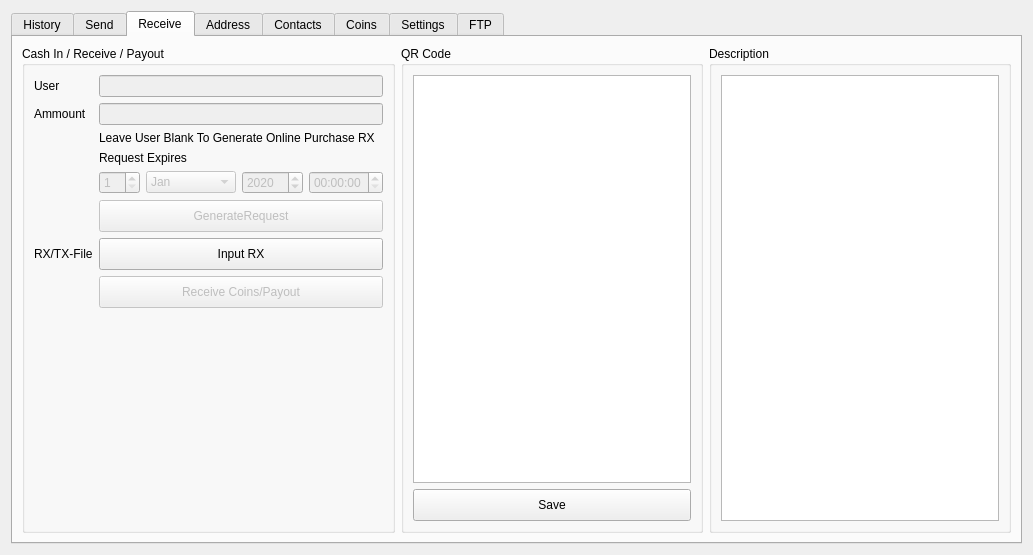
<?xml version="1.0" encoding="UTF-8"?>
<ui version="4.0">
 <class>FormWallet</class>
 <widget class="QWidget" name="FormWallet">
  <property name="geometry">
   <rect>
    <x>0</x>
    <y>0</y>
    <width>1033</width>
    <height>555</height>
   </rect>
  </property>
  <property name="windowTitle">
   <string>Form</string>
  </property>
  <layout class="QVBoxLayout" name="verticalLayout">
   <item>
    <widget class="QTabWidget" name="tabWidget">
     <property name="currentIndex">
      <number>2</number>
     </property>
     <widget class="QWidget" name="tab_History">
      <attribute name="title">
       <string>History</string>
      </attribute>
      <layout class="QVBoxLayout" name="verticalLayout_2">
       <item>
        <widget class="QGroupBox" name="groupBox_10">
         <property name="title">
          <string>Coin Status and Transactions</string>
         </property>
         <layout class="QHBoxLayout" name="horizontalLayout_4">
          <item>
           <widget class="QLabel" name="status_11">
            <property name="text">
             <string>Status</string>
            </property>
           </widget>
          </item>
          <item>
           <widget class="QLineEdit" name="hist_txt_status">
            <property name="text">
             <string>Online / Offline Storage</string>
            </property>
           </widget>
          </item>
          <item>
           <widget class="QLabel" name="label_12">
            <property name="text">
             <string>Maturing Progress</string>
            </property>
           </widget>
          </item>
          <item>
           <widget class="QProgressBar" name="hist_pg_mature">
            <property name="value">
             <number>0</number>
            </property>
           </widget>
          </item>
          <item>
           <widget class="QLabel" name="label_13">
            <property name="text">
             <string>Avalability</string>
            </property>
           </widget>
          </item>
          <item>
           <widget class="QProgressBar" name="hist_pg_avalability">
            <property name="value">
             <number>0</number>
            </property>
           </widget>
          </item>
          <item>
           <widget class="QPushButton" name="hist_btn_Check">
            <property name="minimumSize">
             <size>
              <width>0</width>
              <height>32</height>
             </size>
            </property>
            <property name="text">
             <string>Check</string>
            </property>
           </widget>
          </item>
          <item>
           <widget class="QPushButton" name="hist_btn_Update">
            <property name="minimumSize">
             <size>
              <width>100</width>
              <height>32</height>
             </size>
            </property>
            <property name="maximumSize">
             <size>
              <width>16777215</width>
              <height>16777215</height>
             </size>
            </property>
            <property name="text">
             <string>Update Verify</string>
            </property>
           </widget>
          </item>
         </layout>
        </widget>
       </item>
       <item>
        <widget class="QTableWidget" name="hist_HistoryList">
         <property name="styleSheet">
          <string notr="true"/>
         </property>
         <column>
          <property name="text">
           <string>Date</string>
          </property>
         </column>
         <column>
          <property name="text">
           <string>Rx/tx</string>
          </property>
         </column>
         <column>
          <property name="text">
           <string>ID</string>
          </property>
         </column>
         <column>
          <property name="text">
           <string>Ammount</string>
          </property>
         </column>
         <column>
          <property name="text">
           <string>ContactName</string>
          </property>
         </column>
        </widget>
       </item>
      </layout>
     </widget>
     <widget class="QWidget" name="tab_Send">
      <attribute name="title">
       <string>Send</string>
      </attribute>
      <layout class="QHBoxLayout" name="horizontalLayout">
       <item>
        <widget class="QGroupBox" name="groupBox_3">
         <property name="title">
          <string>Send Coin</string>
         </property>
         <layout class="QGridLayout" name="gridLayout_7">
          <item row="0" column="1">
           <widget class="QLabel" name="label_35">
            <property name="text">
             <string>candidates/votes use the uer field</string>
            </property>
           </widget>
          </item>
          <item row="8" column="1">
           <widget class="QPushButton" name="snd_btn_SendCoins">
            <property name="minimumSize">
             <size>
              <width>0</width>
              <height>32</height>
             </size>
            </property>
            <property name="text">
             <string>Give Coins</string>
            </property>
           </widget>
          </item>
          <item row="3" column="0">
           <widget class="QLabel" name="label_23">
            <property name="text">
             <string>Ammount</string>
            </property>
           </widget>
          </item>
          <item row="9" column="1">
           <spacer name="verticalSpacer_2">
            <property name="orientation">
             <enum>Qt::Vertical</enum>
            </property>
            <property name="sizeHint" stdset="0">
             <size>
              <width>20</width>
              <height>40</height>
             </size>
            </property>
           </spacer>
          </item>
          <item row="2" column="1">
           <widget class="QLineEdit" name="snd_txt_fromUserEmail"/>
          </item>
          <item row="7" column="1">
           <widget class="QPushButton" name="snd_btn_GenerateTX">
            <property name="minimumSize">
             <size>
              <width>0</width>
              <height>32</height>
             </size>
            </property>
            <property name="text">
             <string>Generate TX file</string>
            </property>
           </widget>
          </item>
          <item row="6" column="0">
           <widget class="QLabel" name="label_33">
            <property name="text">
             <string>to User</string>
            </property>
           </widget>
          </item>
          <item row="2" column="0">
           <widget class="QLabel" name="label_24">
            <property name="text">
             <string>User email</string>
            </property>
           </widget>
          </item>
          <item row="3" column="1">
           <widget class="QLineEdit" name="snd_txt_fromAmount"/>
          </item>
          <item row="4" column="1">
           <widget class="QLabel" name="label_34">
            <property name="text">
             <string>if blank goes comes from rcoins for admin</string>
            </property>
           </widget>
          </item>
          <item row="6" column="1">
           <widget class="QLineEdit" name="snd_txt_toUserEmail">
            <property name="text">
             <string/>
            </property>
           </widget>
          </item>
         </layout>
        </widget>
       </item>
       <item>
        <widget class="QGroupBox" name="groupBox_9">
         <property name="title">
          <string>QrCode</string>
         </property>
         <layout class="QGridLayout" name="gridLayout_20">
          <item row="0" column="0">
           <widget class="QGraphicsView" name="snd_QRView"/>
          </item>
          <item row="1" column="0">
           <widget class="QPushButton" name="snd_btn_QRSave">
            <property name="minimumSize">
             <size>
              <width>0</width>
              <height>32</height>
             </size>
            </property>
            <property name="text">
             <string>Save</string>
            </property>
           </widget>
          </item>
         </layout>
        </widget>
       </item>
      </layout>
     </widget>
     <widget class="QWidget" name="tab_Receive">
      <attribute name="title">
       <string>Receive</string>
      </attribute>
      <layout class="QHBoxLayout" name="horizontalLayout_2">
       <item>
        <widget class="QGroupBox" name="groupBox_5">
         <property name="title">
          <string>Cash In / Receive / Payout</string>
         </property>
         <layout class="QGridLayout" name="gridLayout_11">
          <item row="0" column="0">
           <widget class="QLabel" name="label_25">
            <property name="text">
             <string>User</string>
            </property>
           </widget>
          </item>
          <item row="2" column="1">
           <widget class="QLabel" name="label_6">
            <property name="text">
             <string>Leave User Blank To Generate Online Purchase RX</string>
            </property>
           </widget>
          </item>
          <item row="3" column="1">
           <widget class="QLabel" name="label_3">
            <property name="text">
             <string>Request Expires</string>
            </property>
           </widget>
          </item>
          <item row="1" column="1">
           <widget class="QLineEdit" name="rcv_txt_fromAmount">
            <property name="enabled">
             <bool>false</bool>
            </property>
           </widget>
          </item>
          <item row="6" column="0">
           <widget class="QLabel" name="label_27">
            <property name="text">
             <string>RX/TX-File</string>
            </property>
           </widget>
          </item>
          <item row="7" column="1">
           <widget class="QPushButton" name="rcv_ReceiveCoins">
            <property name="enabled">
             <bool>false</bool>
            </property>
            <property name="minimumSize">
             <size>
              <width>0</width>
              <height>32</height>
             </size>
            </property>
            <property name="text">
             <string>Receive Coins/Payout</string>
            </property>
           </widget>
          </item>
          <item row="4" column="1">
           <layout class="QHBoxLayout" name="horizontalLayout_9">
            <item>
             <widget class="QSpinBox" name="rcv_spDay">
              <property name="enabled">
               <bool>false</bool>
              </property>
              <property name="minimum">
               <number>1</number>
              </property>
             </widget>
            </item>
            <item>
             <widget class="QComboBox" name="rcv_spMonth">
              <property name="enabled">
               <bool>false</bool>
              </property>
              <item>
               <property name="text">
                <string>Jan</string>
               </property>
              </item>
              <item>
               <property name="text">
                <string>Feb</string>
               </property>
              </item>
              <item>
               <property name="text">
                <string>Mar</string>
               </property>
              </item>
              <item>
               <property name="text">
                <string>April</string>
               </property>
              </item>
              <item>
               <property name="text">
                <string>May</string>
               </property>
              </item>
              <item>
               <property name="text">
                <string>June</string>
               </property>
              </item>
              <item>
               <property name="text">
                <string>July</string>
               </property>
              </item>
              <item>
               <property name="text">
                <string>Aug</string>
               </property>
              </item>
              <item>
               <property name="text">
                <string>September</string>
               </property>
              </item>
              <item>
               <property name="text">
                <string>October</string>
               </property>
              </item>
              <item>
               <property name="text">
                <string>November</string>
               </property>
              </item>
             </widget>
            </item>
            <item>
             <widget class="QSpinBox" name="rcv_spYear">
              <property name="enabled">
               <bool>false</bool>
              </property>
              <property name="maximum">
               <number>15000</number>
              </property>
              <property name="value">
               <number>2020</number>
              </property>
             </widget>
            </item>
            <item>
             <widget class="QTimeEdit" name="rcv_spTime">
              <property name="enabled">
               <bool>false</bool>
              </property>
             </widget>
            </item>
           </layout>
          </item>
          <item row="0" column="1">
           <widget class="QLineEdit" name="rcv_txt_fromUserID">
            <property name="enabled">
             <bool>false</bool>
            </property>
           </widget>
          </item>
          <item row="8" column="1">
           <spacer name="verticalSpacer">
            <property name="orientation">
             <enum>Qt::Vertical</enum>
            </property>
            <property name="sizeHint" stdset="0">
             <size>
              <width>20</width>
              <height>40</height>
             </size>
            </property>
           </spacer>
          </item>
          <item row="6" column="1">
           <widget class="QPushButton" name="rcv_btn_InputRX">
            <property name="minimumSize">
             <size>
              <width>0</width>
              <height>32</height>
             </size>
            </property>
            <property name="text">
             <string>Input RX</string>
            </property>
           </widget>
          </item>
          <item row="1" column="0">
           <widget class="QLabel" name="label_26">
            <property name="text">
             <string>Ammount</string>
            </property>
           </widget>
          </item>
          <item row="5" column="1">
           <widget class="QPushButton" name="rcv_btn_GenerateRX">
            <property name="enabled">
             <bool>false</bool>
            </property>
            <property name="minimumSize">
             <size>
              <width>0</width>
              <height>32</height>
             </size>
            </property>
            <property name="text">
             <string>GenerateRequest</string>
            </property>
           </widget>
          </item>
         </layout>
        </widget>
       </item>
       <item>
        <widget class="QGroupBox" name="groupBox_7">
         <property name="title">
          <string>QR Code</string>
         </property>
         <layout class="QGridLayout" name="gridLayout_18">
          <item row="0" column="0">
           <widget class="QGraphicsView" name="rcv_QRView"/>
          </item>
          <item row="1" column="0">
           <widget class="QPushButton" name="rcv_btn_Save">
            <property name="minimumSize">
             <size>
              <width>0</width>
              <height>32</height>
             </size>
            </property>
            <property name="text">
             <string>Save</string>
            </property>
           </widget>
          </item>
         </layout>
        </widget>
       </item>
       <item>
        <widget class="QGroupBox" name="groupBox_8">
         <property name="title">
          <string>Description</string>
         </property>
         <layout class="QGridLayout" name="gridLayout_19">
          <item row="0" column="0">
           <widget class="QPlainTextEdit" name="rcv_txt_Detail"/>
          </item>
         </layout>
        </widget>
       </item>
      </layout>
     </widget>
     <widget class="QWidget" name="tab_Address">
      <attribute name="title">
       <string>Address</string>
      </attribute>
      <layout class="QVBoxLayout" name="verticalLayout_4">
       <item>
        <widget class="QTableWidget" name="adrs_Table">
         <property name="styleSheet">
          <string notr="true"/>
         </property>
         <column>
          <property name="text">
           <string>Address</string>
          </property>
         </column>
         <column>
          <property name="text">
           <string>Ammount</string>
          </property>
         </column>
         <column>
          <property name="text">
           <string>Class</string>
          </property>
         </column>
         <column>
          <property name="text">
           <string>Date</string>
          </property>
         </column>
        </widget>
       </item>
       <item>
        <widget class="QGroupBox" name="groupBox_6">
         <property name="title">
          <string>Addresses</string>
         </property>
         <layout class="QVBoxLayout" name="verticalLayout_3">
          <item>
           <layout class="QHBoxLayout" name="horizontalLayout_3">
            <item>
             <widget class="QLineEdit" name="adrs_txt_User"/>
            </item>
            <item>
             <widget class="QPushButton" name="adrs_btn_Search">
              <property name="minimumSize">
               <size>
                <width>0</width>
                <height>32</height>
               </size>
              </property>
              <property name="text">
               <string>Search</string>
              </property>
             </widget>
            </item>
            <item>
             <widget class="QPushButton" name="adrs_btn_Add">
              <property name="minimumSize">
               <size>
                <width>0</width>
                <height>32</height>
               </size>
              </property>
              <property name="text">
               <string>Add</string>
              </property>
             </widget>
            </item>
            <item>
             <widget class="QPushButton" name="adrs_btn_Remove">
              <property name="minimumSize">
               <size>
                <width>0</width>
                <height>32</height>
               </size>
              </property>
              <property name="text">
               <string>Remove</string>
              </property>
             </widget>
            </item>
           </layout>
          </item>
          <item>
           <widget class="QTreeView" name="adrs_List"/>
          </item>
         </layout>
        </widget>
       </item>
      </layout>
     </widget>
     <widget class="QWidget" name="tab_Contacts">
      <attribute name="title">
       <string>Contacts</string>
      </attribute>
      <layout class="QVBoxLayout" name="verticalLayout_5">
       <item>
        <widget class="QTableWidget" name="cts_Table">
         <property name="styleSheet">
          <string notr="true"/>
         </property>
         <column>
          <property name="text">
           <string>Email</string>
          </property>
         </column>
         <column>
          <property name="text">
           <string>Name</string>
          </property>
         </column>
         <column>
          <property name="text">
           <string>class</string>
          </property>
         </column>
         <column>
          <property name="text">
           <string>Date</string>
          </property>
         </column>
         <column>
          <property name="text">
           <string>Address</string>
          </property>
         </column>
        </widget>
       </item>
       <item>
        <widget class="QGroupBox" name="groupBox_18">
         <property name="title">
          <string>Contact Manage</string>
         </property>
         <layout class="QGridLayout" name="gridLayout_29">
          <item row="1" column="0">
           <widget class="QPushButton" name="ctx_btn_Add">
            <property name="minimumSize">
             <size>
              <width>0</width>
              <height>32</height>
             </size>
            </property>
            <property name="text">
             <string>Add</string>
            </property>
           </widget>
          </item>
          <item row="1" column="1">
           <widget class="QPushButton" name="ctx_btn_Remove">
            <property name="minimumSize">
             <size>
              <width>0</width>
              <height>32</height>
             </size>
            </property>
            <property name="text">
             <string>Remove</string>
            </property>
           </widget>
          </item>
          <item row="0" column="0">
           <widget class="QLineEdit" name="ctx_txt_User"/>
          </item>
          <item row="0" column="1">
           <widget class="QPushButton" name="ctx_btn_Search">
            <property name="minimumSize">
             <size>
              <width>0</width>
              <height>32</height>
             </size>
            </property>
            <property name="text">
             <string>Search</string>
            </property>
           </widget>
          </item>
         </layout>
        </widget>
       </item>
      </layout>
     </widget>
     <widget class="QWidget" name="tab_Coins">
      <attribute name="title">
       <string>Coins</string>
      </attribute>
      <layout class="QVBoxLayout" name="verticalLayout_6">
       <item>
        <layout class="QHBoxLayout" name="horizontalLayout_5">
         <item>
          <widget class="QLabel" name="label_2">
           <property name="text">
            <string>Balance</string>
           </property>
          </widget>
         </item>
         <item>
          <widget class="QLineEdit" name="lineEdit"/>
         </item>
         <item>
          <widget class="QPushButton" name="cns_Search">
           <property name="text">
            <string>Search</string>
           </property>
          </widget>
         </item>
         <item>
          <widget class="QPushButton" name="cns_Refresh">
           <property name="text">
            <string>Refresh</string>
           </property>
          </widget>
         </item>
        </layout>
       </item>
       <item>
        <widget class="QTableWidget" name="cns_Table">
         <property name="styleSheet">
          <string notr="true"/>
         </property>
         <column>
          <property name="text">
           <string>CoinAddress</string>
          </property>
         </column>
         <column>
          <property name="text">
           <string>owner</string>
          </property>
         </column>
         <column>
          <property name="text">
           <string>Class</string>
          </property>
         </column>
         <column>
          <property name="text">
           <string>Date</string>
          </property>
         </column>
        </widget>
       </item>
      </layout>
     </widget>
     <widget class="QWidget" name="tab_Settings">
      <attribute name="title">
       <string>Settings</string>
      </attribute>
      <layout class="QVBoxLayout" name="verticalLayout_7">
       <item>
        <widget class="QGroupBox" name="groupBox_12">
         <property name="title">
          <string>Wallet</string>
         </property>
         <layout class="QGridLayout" name="gridLayout_31">
          <property name="verticalSpacing">
           <number>12</number>
          </property>
          <item row="2" column="0">
           <widget class="QLabel" name="label_2835">
            <property name="text">
             <string>Password:</string>
            </property>
           </widget>
          </item>
          <item row="4" column="0">
           <widget class="QLabel" name="label_40">
            <property name="text">
             <string>Extra:</string>
            </property>
           </widget>
          </item>
          <item row="0" column="1">
           <widget class="QLineEdit" name="sts_txt_UserID">
            <property name="enabled">
             <bool>false</bool>
            </property>
            <property name="text">
             <string>autogenerated</string>
            </property>
           </widget>
          </item>
          <item row="3" column="1">
           <widget class="QLineEdit" name="sts_txt_Phone">
            <property name="text">
             <string/>
            </property>
           </widget>
          </item>
          <item row="0" column="2">
           <widget class="QLabel" name="label_41">
            <property name="text">
             <string>encrypted address copied to clipboard</string>
            </property>
           </widget>
          </item>
          <item row="1" column="1">
           <widget class="QLineEdit" name="sts_txt_Name">
            <property name="text">
             <string/>
            </property>
           </widget>
          </item>
          <item row="3" column="0">
           <widget class="QLabel" name="label_344">
            <property name="text">
             <string>Phone:</string>
            </property>
           </widget>
          </item>
          <item row="4" column="2">
           <widget class="QLabel" name="label_43">
            <property name="text">
             <string>Extra Info</string>
            </property>
           </widget>
          </item>
          <item row="3" column="2">
           <widget class="QLabel" name="label_44">
            <property name="text">
             <string>optional incase of lost password</string>
            </property>
           </widget>
          </item>
          <item row="2" column="1">
           <widget class="QLineEdit" name="sts_txt_Password">
            <property name="text">
             <string/>
            </property>
           </widget>
          </item>
          <item row="4" column="1">
           <widget class="QLineEdit" name="sts_txt_Extra">
            <property name="text">
             <string/>
            </property>
           </widget>
          </item>
          <item row="2" column="2">
           <widget class="QLabel" name="label_46">
            <property name="text">
             <string>optional - random will be generated if blank</string>
            </property>
           </widget>
          </item>
          <item row="0" column="0">
           <widget class="QLabel" name="label_7">
            <property name="text">
             <string>UserID:</string>
            </property>
            <property name="scaledContents">
             <bool>true</bool>
            </property>
           </widget>
          </item>
          <item row="1" column="0">
           <widget class="QLabel" name="label_395">
            <property name="text">
             <string>Name:</string>
            </property>
            <property name="scaledContents">
             <bool>true</bool>
            </property>
           </widget>
          </item>
          <item row="1" column="2">
           <widget class="QLabel" name="label_47">
            <property name="text">
             <string>used incase of lost password</string>
            </property>
           </widget>
          </item>
          <item row="5" column="1">
           <spacer name="verticalSpacer_3">
            <property name="orientation">
             <enum>Qt::Vertical</enum>
            </property>
            <property name="sizeHint" stdset="0">
             <size>
              <width>20</width>
              <height>40</height>
             </size>
            </property>
           </spacer>
          </item>
         </layout>
        </widget>
       </item>
       <item>
        <widget class="QPushButton" name="sts_btn_Create">
         <property name="minimumSize">
          <size>
           <width>0</width>
           <height>32</height>
          </size>
         </property>
         <property name="text">
          <string>CreateWallet Open wallet</string>
         </property>
        </widget>
       </item>
       <item>
        <widget class="QPushButton" name="sts_btn_Admin">
         <property name="minimumSize">
          <size>
           <width>0</width>
           <height>32</height>
          </size>
         </property>
         <property name="text">
          <string>GenerateCoinMode ( not for clients )</string>
         </property>
        </widget>
       </item>
      </layout>
     </widget>
     <widget class="QWidget" name="tab_FTP">
      <attribute name="title">
       <string>FTP</string>
      </attribute>
      <widget class="QGroupBox" name="grp_FTPClient">
       <property name="geometry">
        <rect>
         <x>20</x>
         <y>20</y>
         <width>371</width>
         <height>221</height>
        </rect>
       </property>
       <property name="title">
        <string>FTP Server</string>
       </property>
       <layout class="QVBoxLayout" name="verticalLayout_8">
        <item>
         <layout class="QFormLayout" name="formLayout">
          <item row="0" column="0">
           <widget class="QLabel" name="label_4">
            <property name="text">
             <string>Server Address:</string>
            </property>
           </widget>
          </item>
          <item row="0" column="1">
           <widget class="QLineEdit" name="txt_ftp_host"/>
          </item>
          <item row="1" column="0">
           <widget class="QLabel" name="label_5">
            <property name="text">
             <string>Port:</string>
            </property>
           </widget>
          </item>
          <item row="1" column="1">
           <widget class="QLineEdit" name="txt_ftp_port"/>
          </item>
          <item row="2" column="0">
           <widget class="QLabel" name="label_8">
            <property name="text">
             <string>User name</string>
            </property>
           </widget>
          </item>
          <item row="2" column="1">
           <widget class="QLineEdit" name="txt_ftp_username"/>
          </item>
          <item row="3" column="0">
           <widget class="QLabel" name="label_9">
            <property name="text">
             <string>Password:</string>
            </property>
           </widget>
          </item>
          <item row="3" column="1">
           <widget class="QLineEdit" name="txt_ftp_password"/>
          </item>
         </layout>
        </item>
        <item>
         <layout class="QHBoxLayout" name="horizontalLayout_6">
          <item>
           <spacer name="horizontalSpacer_3">
            <property name="orientation">
             <enum>Qt::Horizontal</enum>
            </property>
            <property name="sizeHint" stdset="0">
             <size>
              <width>40</width>
              <height>20</height>
             </size>
            </property>
           </spacer>
          </item>
          <item>
           <widget class="QPushButton" name="btn_FTPUpdate">
            <property name="minimumSize">
             <size>
              <width>0</width>
              <height>32</height>
             </size>
            </property>
            <property name="text">
             <string>Update</string>
            </property>
           </widget>
          </item>
         </layout>
        </item>
       </layout>
      </widget>
     </widget>
    </widget>
   </item>
  </layout>
 </widget>
 <resources/>
 <connections/>
</ui>
